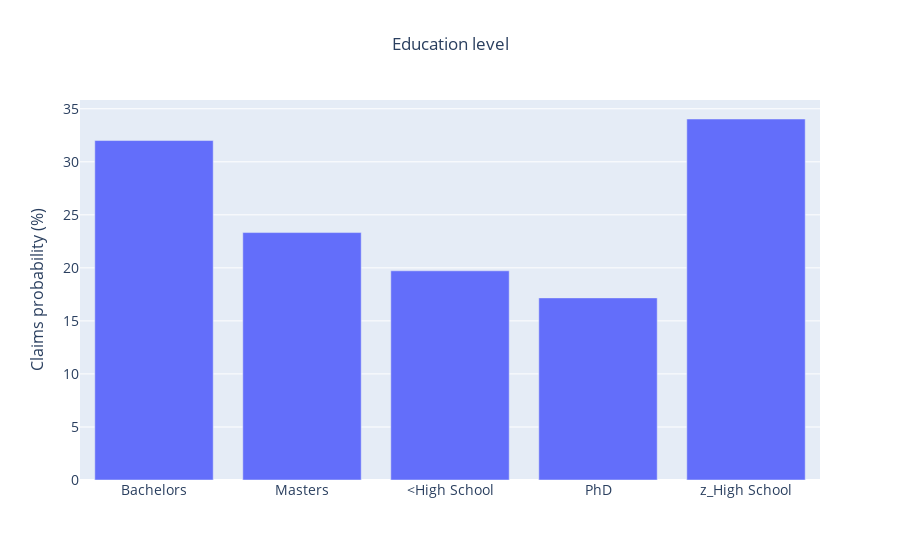

The notebook cell this image was saved under:
### Code cell
edu = ['Bachelors','Masters','<High School', 'PhD','z_High School']
fig = go.Figure(data=[
    go.Bar(name='EDUCATION',x=edu, y=viz[0])
])
fig.update_layout(
    title='Education level',
    xaxis_tickfont_size=14,
    yaxis=dict(
        title='Claims probability (%)',
        titlefont_size=16,
        tickfont_size=14,
    ),title_x=0.5)
fig.show()

### Figure 1 — Plotly figure (JSON) as saved in the notebook; plotly's stock layout.template omitted (floating-point values rounded to 4 significant figures)
{"data": [{"name": "EDUCATION", "type": "bar", "x": ["Bachelors", "Masters", "<High School", "PhD", "z_High School"], "y": [32.0, 23.33, 19.72, 17.17, 34.03]}], "layout": {"title": {"text": "Education level", "x": 0.5}, "xaxis": {"tickfont": {"size": 14}}, "yaxis": {"tickfont": {"size": 14}, "title": {"font": {"size": 16}, "text": "Claims probability (%)"}}}}
